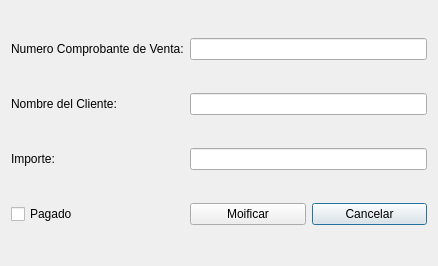
<?xml version="1.0" encoding="UTF-8"?>
<ui version="4.0">
 <class>Dialog</class>
 <widget class="QDialog" name="Dialog">
  <property name="geometry">
   <rect>
    <x>0</x>
    <y>0</y>
    <width>438</width>
    <height>266</height>
   </rect>
  </property>
  <property name="windowTitle">
   <string>Modificacion</string>
  </property>
  <layout class="QGridLayout" name="gridLayout_4">
   <item row="3" column="0">
    <widget class="QCheckBox" name="checkBox2">
     <property name="text">
      <string>Pagado</string>
     </property>
    </widget>
   </item>
   <item row="2" column="0">
    <widget class="QLabel" name="label_3">
     <property name="text">
      <string>Importe:</string>
     </property>
    </widget>
   </item>
   <item row="0" column="0">
    <widget class="QLabel" name="label">
     <property name="text">
      <string>Numero Comprobante de Venta:</string>
     </property>
    </widget>
   </item>
   <item row="1" column="0">
    <widget class="QLabel" name="label_2">
     <property name="text">
      <string>Nombre del Cliente:</string>
     </property>
    </widget>
   </item>
   <item row="3" column="2">
    <widget class="QPushButton" name="btnCancelar">
     <property name="text">
      <string>Cancelar</string>
     </property>
    </widget>
   </item>
   <item row="3" column="1">
    <widget class="QPushButton" name="btnModificar2">
     <property name="text">
      <string>Moificar</string>
     </property>
    </widget>
   </item>
   <item row="1" column="1" colspan="2">
    <widget class="QLineEdit" name="leCliente2"/>
   </item>
   <item row="2" column="1" colspan="2">
    <widget class="QLineEdit" name="leImporte2"/>
   </item>
   <item row="0" column="1" colspan="2">
    <widget class="QLineEdit" name="leNcv2"/>
   </item>
  </layout>
 </widget>
 <resources/>
 <connections/>
</ui>
